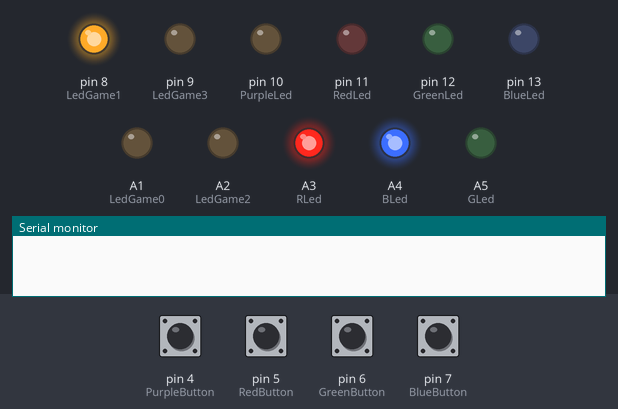
Simulated run of this sketch. Board: Arduino Uno, built with avr-gcc and run on an emulated ATmega328P. Shown: output pins drawn as LEDs (lit = HIGH), the last lines printed to the serial monitor. Inputs (shaded band) come from the test bench; at power-on: pin 4 (PurpleButton), pin 5 (RedButton), pin 6 (GreenButton), pin 7 (BlueButton) LOW. Random numbers use the default seed unless the sketch sets one.

Above: at 1.2 s.
1.3 s: pin 6 (GreenButton) pulled HIGH for 0.15 s
At 4.1 s:
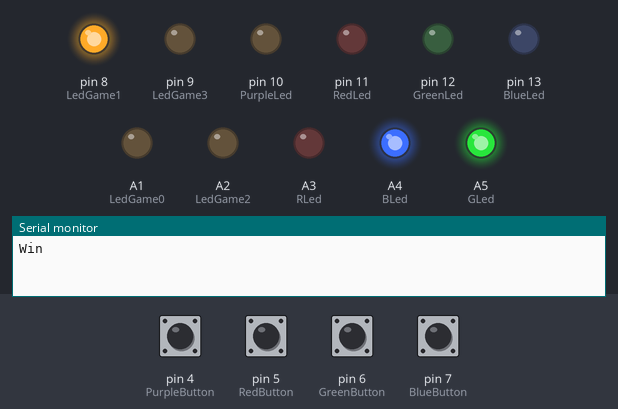
7.5 s: pin 7 (BlueButton) pulled HIGH for 0.15 s
At 8.8 s:
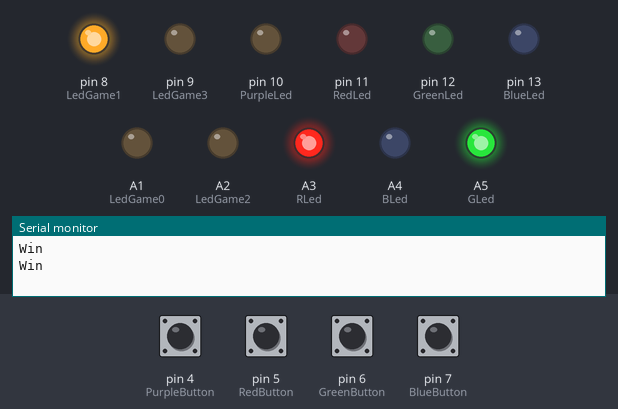
10.5 s: pin 5 (RedButton) pulled HIGH for 1 s
At 11.4 s:
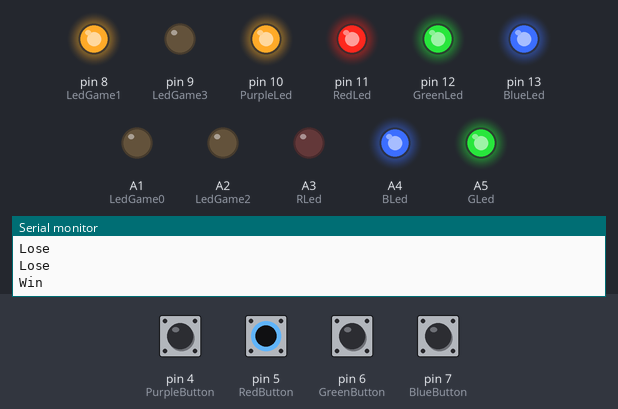
14.0 s: pin 4 (PurpleButton) pulled HIGH for 1 s
At 14.9 s:
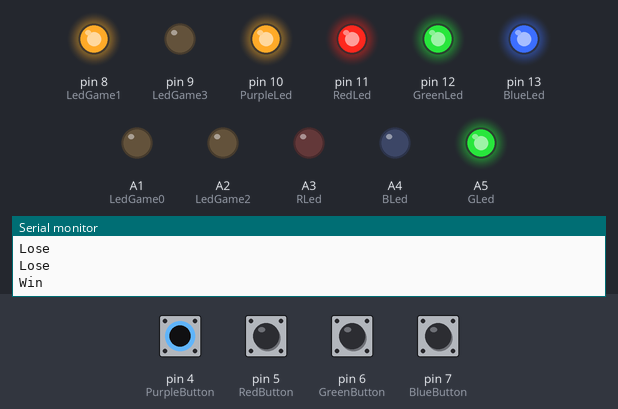
17.0 s: pin 6 (GreenButton) pulled HIGH for 1 s
At 17.9 s:
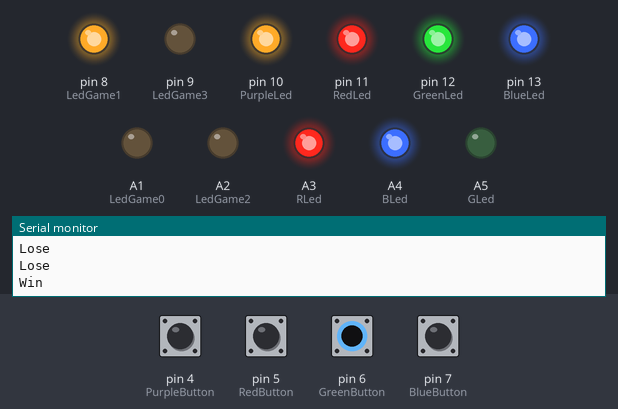
Timing chart, 0 to 21.0 s (numbered marks = the images above; inputs shaded):
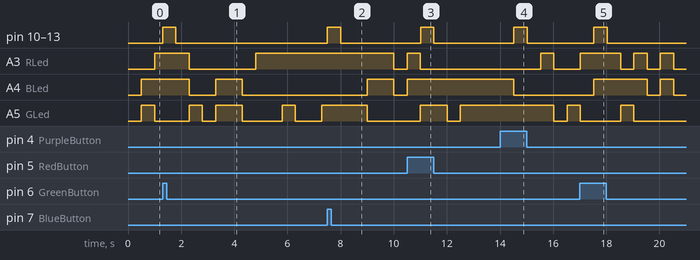

Measured:
- after the input at 1.3 s, pin 10 (PurpleLed), pin 11 (RedLed), pin 12 (GreenLed), pin 13 (BlueLed): LOW → HIGH at once, → LOW 0.50 s later
- after the input at 7.5 s, pin 10 (PurpleLed), pin 11 (RedLed), pin 12 (GreenLed), pin 13 (BlueLed): LOW → HIGH at once, → LOW 0.50 s later
- after the input at 10.5 s, pin 10 (PurpleLed), pin 11 (RedLed), pin 12 (GreenLed), pin 13 (BlueLed): LOW → HIGH after 0.51 s, → LOW 0.50 s later
- after the input at 14.0 s, pin 10 (PurpleLed), pin 11 (RedLed), pin 12 (GreenLed), pin 13 (BlueLed): LOW → HIGH after 0.52 s, → LOW 0.50 s later
- after the input at 17.0 s, pin 10 (PurpleLed), pin 11 (RedLed), pin 12 (GreenLed), pin 13 (BlueLed): LOW → HIGH after 0.54 s, → LOW 0.50 s later

The sketch:

GAME.ino
```cpp
#define BlueLed 13
#define GreenLed 12
#define RedLed 11
#define PurpleLed 10

#define LedGame0 A1
#define LedGame1 8
#define LedGame2 A2
#define LedGame3 9

#define BlueButton 7
#define GreenButton 6
#define RedButton 5
#define PurpleButton 4

#define RLed A3
#define BLed A4
#define GLed A5

int ON = 0;
int OFF = 1;

void setup()
{
  Serial.begin(9600);

  RuleDefining();

  pinMode(BlueLed, OUTPUT);
  pinMode(GreenLed, OUTPUT);
  pinMode(RedLed, OUTPUT);
  pinMode(PurpleLed, OUTPUT);

  pinMode(RLed, OUTPUT);
  pinMode(BLed, OUTPUT);
  pinMode(GLed, OUTPUT);

  pinMode(BlueButton, INPUT);
  pinMode(GreenButton, INPUT);
  pinMode(RedButton, INPUT);
  pinMode(PurpleButton, INPUT);

  pinMode(LedGame0, OUTPUT);
  pinMode(LedGame1, OUTPUT);
  pinMode(LedGame2, OUTPUT);
  pinMode(LedGame3, OUTPUT);

  digitalWrite(BlueLed, ON);
  digitalWrite(GreenLed, ON);
  digitalWrite(RedLed, ON);
  digitalWrite(PurpleLed, ON);

}

void loop()
{
  bool Blue = digitalRead(BlueButton);
  bool Green = digitalRead(GreenButton);
  bool Red = digitalRead(RedButton);
  bool Purple = digitalRead(PurpleButton);

  int DancyDance();

  value();
  String ColorState = value();
  //Serial.println(ColorState);

  if (Blue == 1){
      if(ColorState == "Blue"){
        Serial.println("Win");
        DancyDance();
      }
      else{
        Serial.println("Lose");
      }
  }

  else if (Green == 1){
      if(ColorState == "Green"){
        Serial.println("Win");
        DancyDance();
      }
      else{
        Serial.println("Lose");
      }
  }

  else if (Red == 1){
      if(ColorState == "Red"){
        Serial.println("Win");
        DancyDance();
      }
      else{
        Serial.println("Lose");
      }
  }

  else if (Purple == 1){
      if(ColorState == "Purple"){
        Serial.println("Win");
        DancyDance();
      }
      else{
        Serial.println("Lose");
      }
  }
}

int WaitingTime = 500;
int NewMillis = 0;
int i = 0;
int val = 7;

String value(){

  int CurrentMillis = millis();

  if (CurrentMillis - NewMillis >= WaitingTime){
    val = rand() %7+1;
    NewMillis = CurrentMillis;
  }

  String Color;

  switch(val){

    case 1 :
      Color = "Red";
      digitalWrite(RLed, ON);
      digitalWrite(GLed, OFF);
      digitalWrite(BLed, OFF);
      break;

    case 2 :
      Color = "Purple";
      digitalWrite(RLed, ON);
      digitalWrite(GLed, OFF);
      digitalWrite(BLed, ON);
      break;

    case 3 :
      Color = "Blue";
      digitalWrite(RLed, OFF);
      digitalWrite(GLed, OFF);
      digitalWrite(BLed, ON);
      break;

    case 4 :
      Color = "Cyan";
      digitalWrite(RLed, OFF);
      digitalWrite(GLed, ON);
      digitalWrite(BLed, ON);
      break;
    case 5 :
      Color = "Green";
      digitalWrite(RLed, OFF);
      digitalWrite(GLed, ON);
      digitalWrite(BLed, OFF);
      break;

    case 6 :
      Color = "Yellow";
      digitalWrite(RLed, ON);
      digitalWrite(GLed, ON);
      digitalWrite(BLed, OFF);
      break;

    case 7 :
      Color = "White";
      digitalWrite(RLed, ON);
      digitalWrite(GLed, ON);
      digitalWrite(BLed, ON);
      break;

    default :
      Color = "Value not Supported";
      break;
  }
  return Color;
}

int DancyDance(){
  digitalWrite(BlueLed, OFF);
  digitalWrite(GreenLed, OFF);
  digitalWrite(RedLed, OFF);
  digitalWrite(PurpleLed, OFF);

  delay(500);

  digitalWrite(BlueLed, ON);
  digitalWrite(GreenLed, ON);
  digitalWrite(RedLed, ON);
  digitalWrite(PurpleLed, ON);

  delay(500);
}

int RuleDefining(){

  randomSeed(analogRead(0));

  Serial.println();

  int bit0 = random(0, 2);
  int bit1 = random(0, 2);
  int bit2 = random(0, 2);
  int bit3 = random(0, 2);
/*
  Serial.println(bit0);
  Serial.println(bit1);
  Serial.println(bit2);
  Serial.println(bit3);
*/
  digitalWrite(LedGame0, bit0);
  digitalWrite(LedGame1, bit1);
  digitalWrite(LedGame2, bit2);
  digitalWrite(LedGame3, bit3);
}
```
